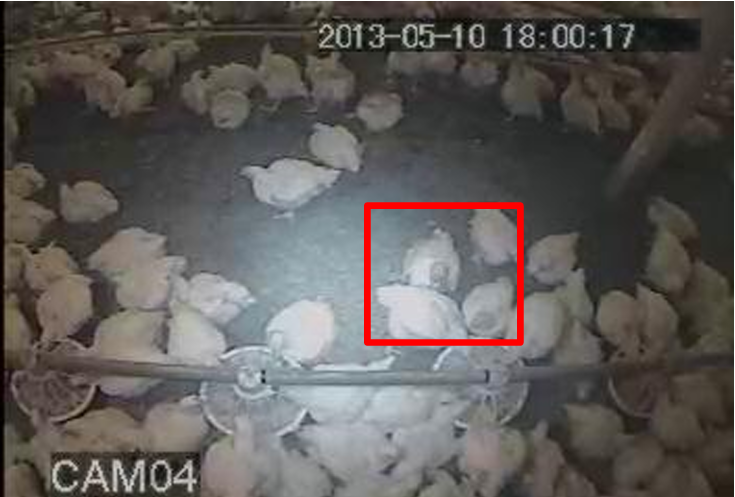
#> input picture 16042026/galinhas.png, 735 x 497 px
$ python findCountours.py
#> lines starting #> are read from the running program, lines starting #| are printed output that depends on the picture; after the words box and inside, x2 and y2 are one past the last pixel; in counts of white or black regions, pixels touching at a corner belong together
#> further down, src is the input picture: shape (497, 735, 3); mean B, G, R 88.2, 90.8, 95
import cv2
import numpy as np
import random
def thresh_callback(thresh):
#> called with thresh = 0
    canny_output = cv2.Canny(src_gray, thresh, thresh * 2, 3)
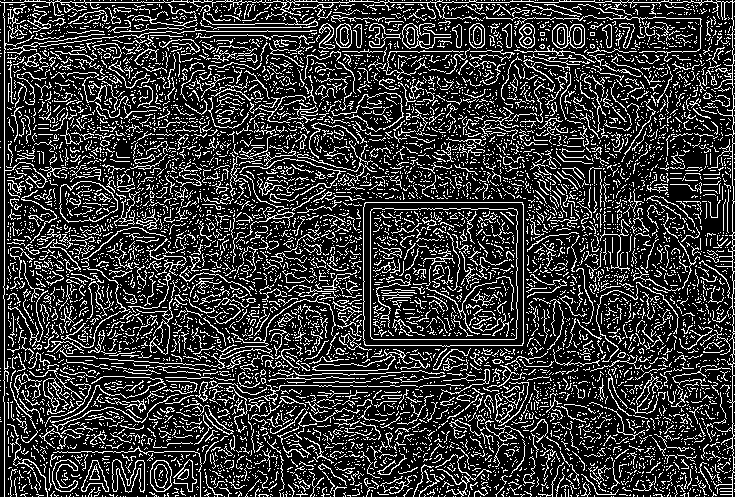
#> canny_output: shape (497, 735); 21.6% white in thin lines or dots
    contours, hierarchy = cv2.findContours(canny_output, cv2.RETR_TREE, cv2.CHAIN_APPROX_SIMPLE)
#> contours = 8447 contours, 8268 with area under 20; largest, box (x1, y1, x2, y2) and area: (363, 202, 524, 347) 22865, (363, 202, 524, 347) 22859, (370, 208, 518, 340) 19098, (370, 208, 518, 340) 19096, (552, 23, 585, 49) 650
    drawing = np.zeros((canny_output.shape[0], canny_output.shape[1], 3), dtype=np.uint8)
    print(f"{len(contours)} \nArea: ")
#| 8447
#| Area:
    for i in range(len(contours)):
        contour_area = cv2.contourArea(contours[i])
        print(f"<< {contour_area} << \"")
        color = (random.uniform(0, 255), random.uniform(0, 255), random.uniform(0, 255))
        cv2.drawContours(drawing, contours, i, color, 2, cv2.LINE_8, hierarchy, 0, (0, 0))
#> this loop made 8447 passes
#> (contour_area, color) on passes 1 to 3: (0, (215.3, 193.3, 107.2)), (0, (66.02, 130.4, 103.3)), (0, (199.9, 77.34, 121.5))
#| << 0.0 << "
#| << 0.0 << "
#| << 0.0 << "
#| << 0.0 << "
#| << 0.0 << "
#| << 0.0 << "
#| << 0.0 << "
#| << 0.0 << "
#> (further printed lines are left out)
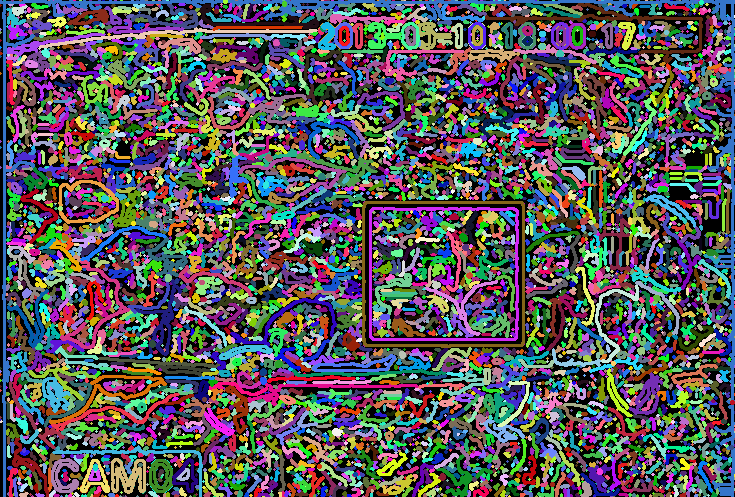
#> drawing: shape (497, 735, 3); mean of channels 0, 1, 2 91, 87.2, 89.1; drawn as B, G, R
    cv2.imshow("Contours", drawing)

src = cv2.imread("galinhas.png", 1)
src_gray = cv2.blur(src, (3, 3))
cv2.namedWindow("Source", cv2.WINDOW_AUTOSIZE)
cv2.imshow("Source", src)
cv2.namedWindow("Contours", cv2.WINDOW_AUTOSIZE)
cv2.createTrackbar("Canny thresh:", "Source", 0, 255, thresh_callback)
thresh_callback(0)
cv2.waitKey(0)
cv2.destroyAllWindows()
